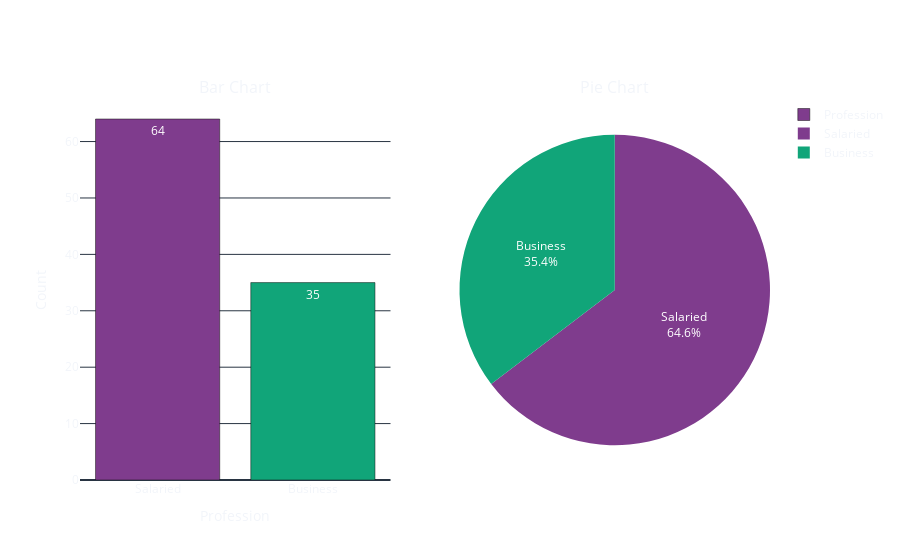
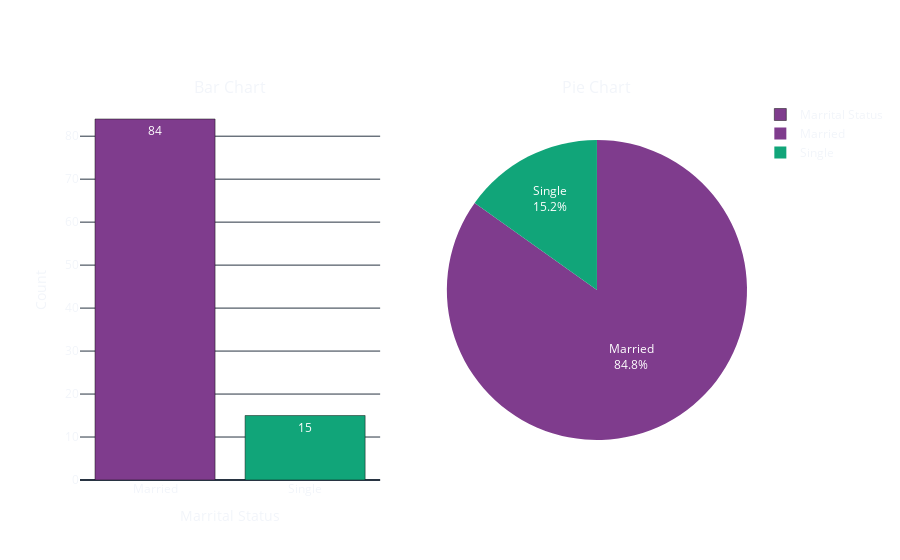
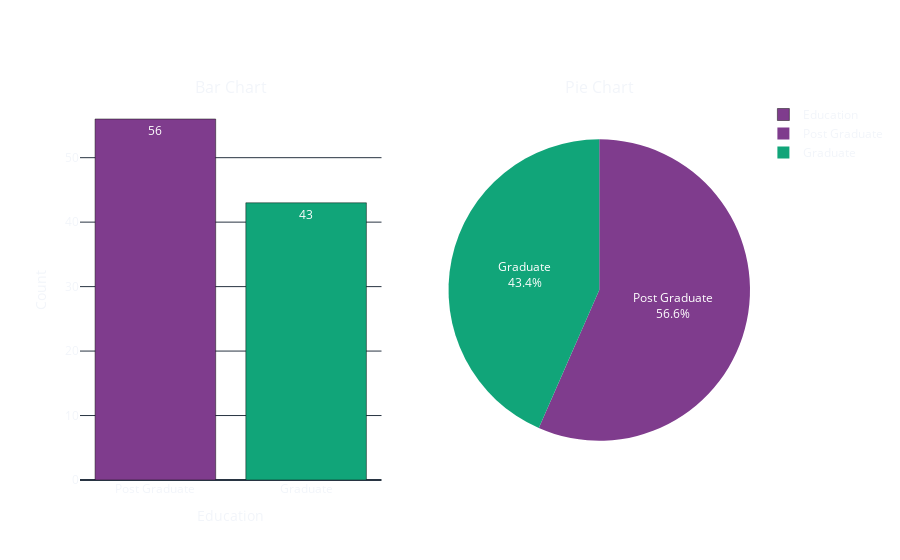

Notebook code cell kept with these figures, in order:
### Code cell
for feature in ['Profession', 'Marrital Status', 'Education',
       'Personal loan', 'House Loan', 'Wife Working', 'Vehicle Make', 'No of Dependents']:
    draw_cat_distribution(feature)

### Figure 1 — Plotly figure (JSON) as saved in the notebook; plotly's stock layout.template omitted (floating-point values rounded to 4 significant figures)
{"data": [{"marker": {"color": ["rgb(127, 60, 141)", "rgb(17, 165, 121)", "rgb(57, 105, 172)", "rgb(242, 183, 1)", "rgb(231, 63, 116)", "rgb(128, 186, 90)", "rgb(230, 131, 16)", "rgb(0, 134, 149)", "rgb(207, 28, 144)", "rgb(249, 123, 114)", "rgb(165, 170, 153)"]}, "name": "Profession", "text": [64, 35], "type": "bar", "x": ["Salaried", "Business"], "xaxis": "x", "y": [64, 35], "yaxis": "y"}, {"domain": {"x": [0.55, 1], "y": [0, 1]}, "labels": ["Salaried", "Business"], "marker": {"colors": ["rgb(127, 60, 141)", "rgb(17, 165, 121)", "rgb(57, 105, 172)", "rgb(242, 183, 1)", "rgb(231, 63, 116)", "rgb(128, 186, 90)", "rgb(230, 131, 16)", "rgb(0, 134, 149)", "rgb(207, 28, 144)", "rgb(249, 123, 114)", "rgb(165, 170, 153)"]}, "name": "Profession", "textinfo": "label+percent", "type": "pie", "values": [64, 35]}], "layout": {"annotations": [{"font": {"size": 16}, "showarrow": false, "text": "Bar Chart", "x": 0.225, "xanchor": "center", "xref": "paper", "y": 1, "yanchor": "bottom", "yref": "paper"}, {"font": {"size": 16}, "showarrow": false, "text": "Pie Chart", "x": 0.775, "xanchor": "center", "xref": "paper", "y": 1, "yanchor": "bottom", "yref": "paper"}], "paper_bgcolor": "rgba(0,0,0,0)", "plot_bgcolor": "rgba(0,0,0,0)", "title": {"font": {"color": "white", "family": "Arial, sans-serif", "size": 24}, "text": "Profession Distribution", "x": 0.5}, "xaxis": {"anchor": "y", "domain": [0, 0.45], "title": {"text": "Profession"}}, "yaxis": {"anchor": "x", "domain": [0, 1], "title": {"text": "Count"}}}}

### Figure 2 — Plotly figure (JSON) as saved in the notebook; plotly's stock layout.template omitted (floating-point values rounded to 4 significant figures)
{"data": [{"marker": {"color": ["rgb(127, 60, 141)", "rgb(17, 165, 121)", "rgb(57, 105, 172)", "rgb(242, 183, 1)", "rgb(231, 63, 116)", "rgb(128, 186, 90)", "rgb(230, 131, 16)", "rgb(0, 134, 149)", "rgb(207, 28, 144)", "rgb(249, 123, 114)", "rgb(165, 170, 153)"]}, "name": "Marrital Status", "text": [84, 15], "type": "bar", "x": ["Married", "Single"], "xaxis": "x", "y": [84, 15], "yaxis": "y"}, {"domain": {"x": [0.55, 1], "y": [0, 1]}, "labels": ["Married", "Single"], "marker": {"colors": ["rgb(127, 60, 141)", "rgb(17, 165, 121)", "rgb(57, 105, 172)", "rgb(242, 183, 1)", "rgb(231, 63, 116)", "rgb(128, 186, 90)", "rgb(230, 131, 16)", "rgb(0, 134, 149)", "rgb(207, 28, 144)", "rgb(249, 123, 114)", "rgb(165, 170, 153)"]}, "name": "Marrital Status", "textinfo": "label+percent", "type": "pie", "values": [84, 15]}], "layout": {"annotations": [{"font": {"size": 16}, "showarrow": false, "text": "Bar Chart", "x": 0.225, "xanchor": "center", "xref": "paper", "y": 1, "yanchor": "bottom", "yref": "paper"}, {"font": {"size": 16}, "showarrow": false, "text": "Pie Chart", "x": 0.775, "xanchor": "center", "xref": "paper", "y": 1, "yanchor": "bottom", "yref": "paper"}], "paper_bgcolor": "rgba(0,0,0,0)", "plot_bgcolor": "rgba(0,0,0,0)", "title": {"font": {"color": "white", "family": "Arial, sans-serif", "size": 24}, "text": "Marrital Status Distribution", "x": 0.5}, "xaxis": {"anchor": "y", "domain": [0, 0.45], "title": {"text": "Marrital Status"}}, "yaxis": {"anchor": "x", "domain": [0, 1], "title": {"text": "Count"}}}}

### Figure 3 — Plotly figure (JSON) as saved in the notebook; plotly's stock layout.template omitted (floating-point values rounded to 4 significant figures)
{"data": [{"marker": {"color": ["rgb(127, 60, 141)", "rgb(17, 165, 121)", "rgb(57, 105, 172)", "rgb(242, 183, 1)", "rgb(231, 63, 116)", "rgb(128, 186, 90)", "rgb(230, 131, 16)", "rgb(0, 134, 149)", "rgb(207, 28, 144)", "rgb(249, 123, 114)", "rgb(165, 170, 153)"]}, "name": "Education", "text": [56, 43], "type": "bar", "x": ["Post Graduate", "Graduate"], "xaxis": "x", "y": [56, 43], "yaxis": "y"}, {"domain": {"x": [0.55, 1], "y": [0, 1]}, "labels": ["Post Graduate", "Graduate"], "marker": {"colors": ["rgb(127, 60, 141)", "rgb(17, 165, 121)", "rgb(57, 105, 172)", "rgb(242, 183, 1)", "rgb(231, 63, 116)", "rgb(128, 186, 90)", "rgb(230, 131, 16)", "rgb(0, 134, 149)", "rgb(207, 28, 144)", "rgb(249, 123, 114)", "rgb(165, 170, 153)"]}, "name": "Education", "textinfo": "label+percent", "type": "pie", "values": [56, 43]}], "layout": {"annotations": [{"font": {"size": 16}, "showarrow": false, "text": "Bar Chart", "x": 0.225, "xanchor": "center", "xref": "paper", "y": 1, "yanchor": "bottom", "yref": "paper"}, {"font": {"size": 16}, "showarrow": false, "text": "Pie Chart", "x": 0.775, "xanchor": "center", "xref": "paper", "y": 1, "yanchor": "bottom", "yref": "paper"}], "paper_bgcolor": "rgba(0,0,0,0)", "plot_bgcolor": "rgba(0,0,0,0)", "title": {"font": {"color": "white", "family": "Arial, sans-serif", "size": 24}, "text": "Education Distribution", "x": 0.5}, "xaxis": {"anchor": "y", "domain": [0, 0.45], "title": {"text": "Education"}}, "yaxis": {"anchor": "x", "domain": [0, 1], "title": {"text": "Count"}}}}
